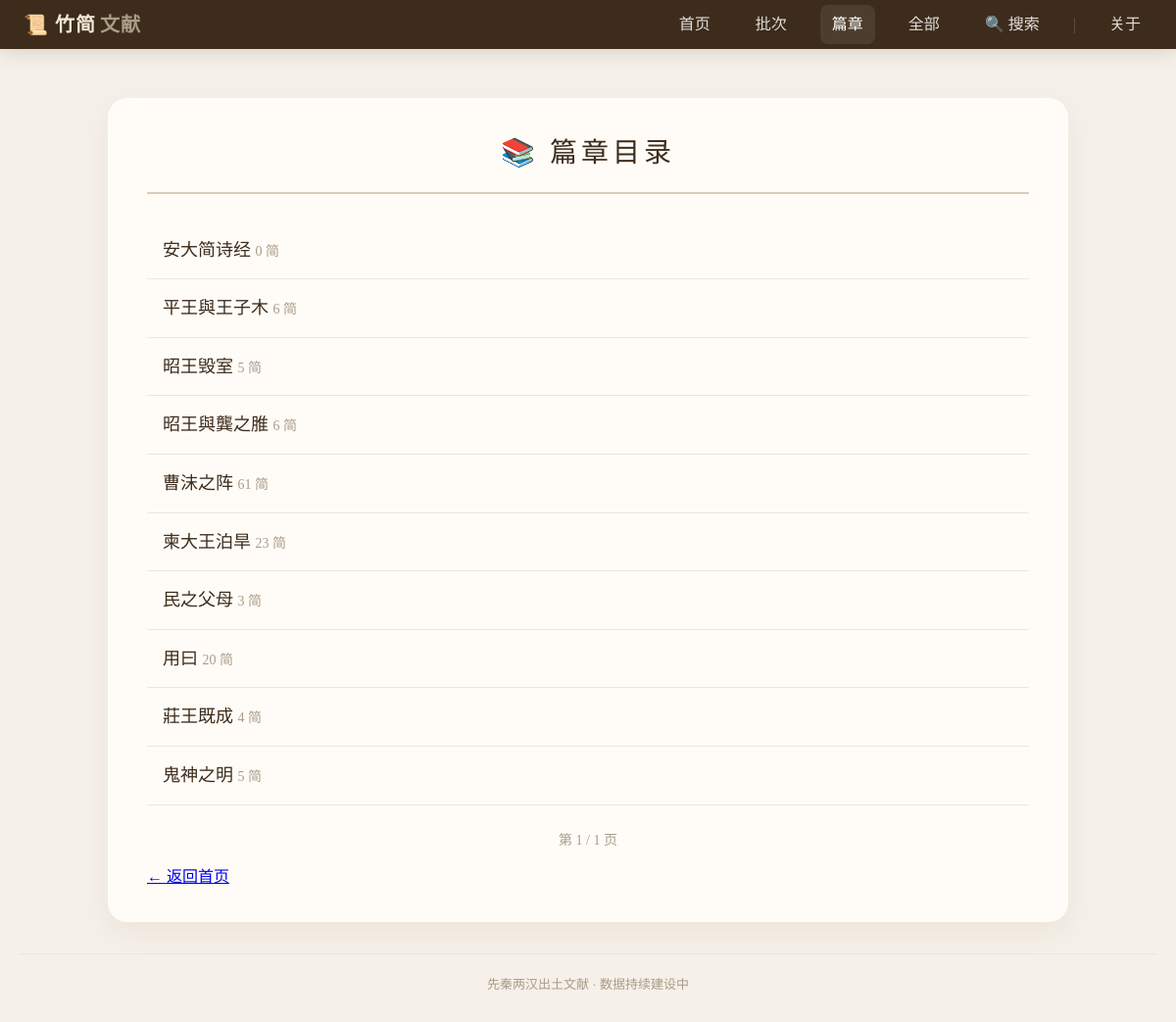
Screenshot of /chapters/ with the database file from the repository.
### texts/models.py (models this page shows, shortened)
class Chapter(models.Model):
    title = models.CharField(max_length=100, unique=True, verbose_name="篇名")
    description = models.TextField(blank=True, verbose_name="篇目说明")
    slip_order = models.JSONField(
        default=list,
        blank=True,
        verbose_name="简序",
        help_text="按顺序存储该篇所有简，如 ['41', '1', '37A', '2']"
    )
    collection = models.ForeignKey(
        Collection,
        on_delete=models.SET_NULL,
        null=True,
        blank=True,
        related_name='chapters',
        verbose_name="所属批次"
    )
    class Meta:
        ordering = ['title']
        verbose_name = "篇目"
        verbose_name_plural = "篇目"

### texts/views.py (the view)
# urls.py: path('chapters/', views.chapter_list, name='chapter_list'),
def chapter_list(request):
    page = request.GET.get('page', 1)
    chapters_qs = Chapter.objects.annotate(slips_count=Count('slip_texts')).order_by('title')
    paginator = Paginator(chapters_qs, 20)
    try:
        page_obj = paginator.page(page)
    except PageNotAnInteger:
        page_obj = paginator.page(1)
    except EmptyPage:
        page_obj = paginator.page(paginator.num_pages)
    context = {
        'chapters': page_obj.object_list,
        'paginator': paginator,
        'page_obj': page_obj,
    }
    return render(request, 'texts/chapter_list.html', context)

### texts/templates/texts/chapter_list.html (shortened to what this page needs)
{% extends 'texts/base.html' %}
{% block content %}
    <h1>📚 篇章目录</h1>
    {% if chapters %}
        <ul class="chapter-list">
            {% for ch in chapters %}
                <li class="chapter-item">
                    <a href="{% url 'slip_list' %}?chapter={{ ch.id }}">
                        {{ ch.title }}
                        <span class="chapter-count">{{ ch.slips_count }} 简</span>
                    </a>
                </li>
            {% endfor %}
        </ul>
        {% if paginator and page_obj %}
        <div class="pagination" aria-label="分页">
            <span class="page-info">第 {{ page_obj.number }} / {{ paginator.num_pages }} 页</span>
        </div>
        {% endif %}
    {% else %}
        <p class="empty-msg">暂无篇章数据。</p>
    {% endif %}
    <p><a href="{% url 'home' %}" class="page-back-link">← 返回首页</a></p>
{% endblock %}

### texts/static/texts/css/style.css (style rules this page uses)
:root { --bg: #f5f0e8; --card: #fffcf8; --accent: #7a5d3c; --muted: #aa9b88; --dark: #3d2c1b; --glass: rgba(77, 56, 34, 0.06); --radius: 12px; --max-width: 980px; --content-gap: 18px; --font-serif: "Noto Serif SC", "KaiTi", "楷体", "STKaiti", serif; --font-sans: "Inter", "Segoe UI", system-ui, -apple-system, sans-serif; }
* { margin: 0; padding: 0; box-sizing: border-box; }
body { font-family: var(--font-serif); background-color: var(--bg); color: var(--dark); padding: 100px 20px 30px; line-height: 1.7; -webkit-font-smoothing: antialiased; -moz-osx-font-smoothing: grayscale; }
h1 { font-size: 28px; font-weight: normal; letter-spacing: 4px; color: var(--dark); border-bottom: 2px solid #dacbb8; padding-bottom: 16px; margin-bottom: 28px; text-align: center; }
.chapter-list { list-style: none; padding: 0; margin: 16px 0; }
.chapter-item { display: flex; justify-content: space-between; align-items: center; padding: 14px 16px; border-bottom: 1px solid #ede6db; font-size: 18px; }
.chapter-item a { color: var(--dark); text-decoration: none; flex: 1; }
.chapter-count { color: var(--muted); font-size: 14px; }
.pagination { display: flex; justify-content: center; gap: 12px; align-items: center; margin: 24px 0 12px; }
.page-info { color: var(--muted); font-size: 14px; }

### rows the page displays
Chapter: title "安大简诗经", slips_count "0"
Chapter: title "平王與王子木", slips_count "6"
Chapter: title "昭王毁室", slips_count "5"
Chapter: title "昭王與龔之脽", slips_count "6"
Chapter: title "曹沫之阵", slips_count "61"
Chapter: title "柬大王泊旱", slips_count "23"
Chapter: title "民之父母", slips_count "3"
Chapter: title "用曰", slips_count "20"
Chapter: title "莊王既成", slips_count "4"
Chapter: title "鬼神之明", slips_count "5"

### other values shown
{{ page_obj.number }} "1"
{{ paginator.num_pages }} "1"
